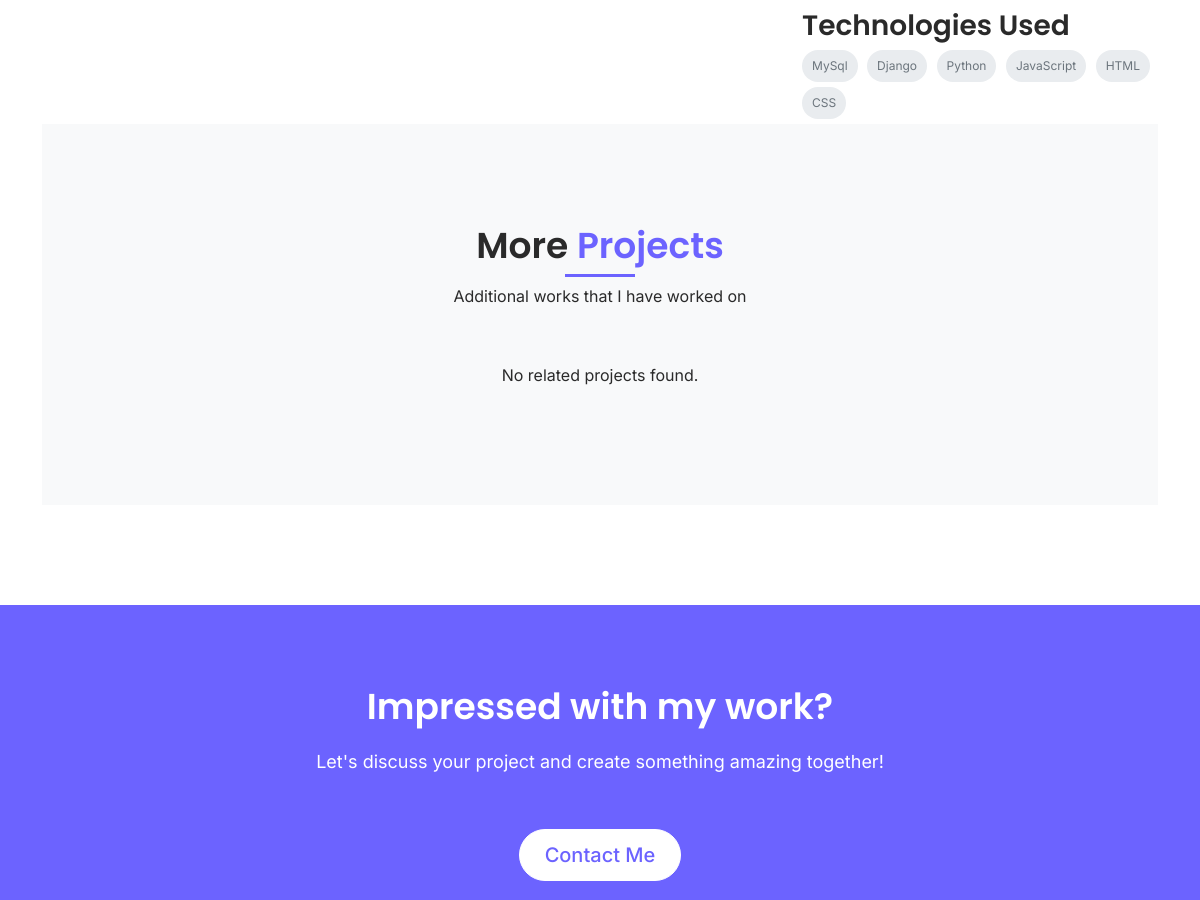
The app's page /projects/question-genrator/ (middle part), older data.
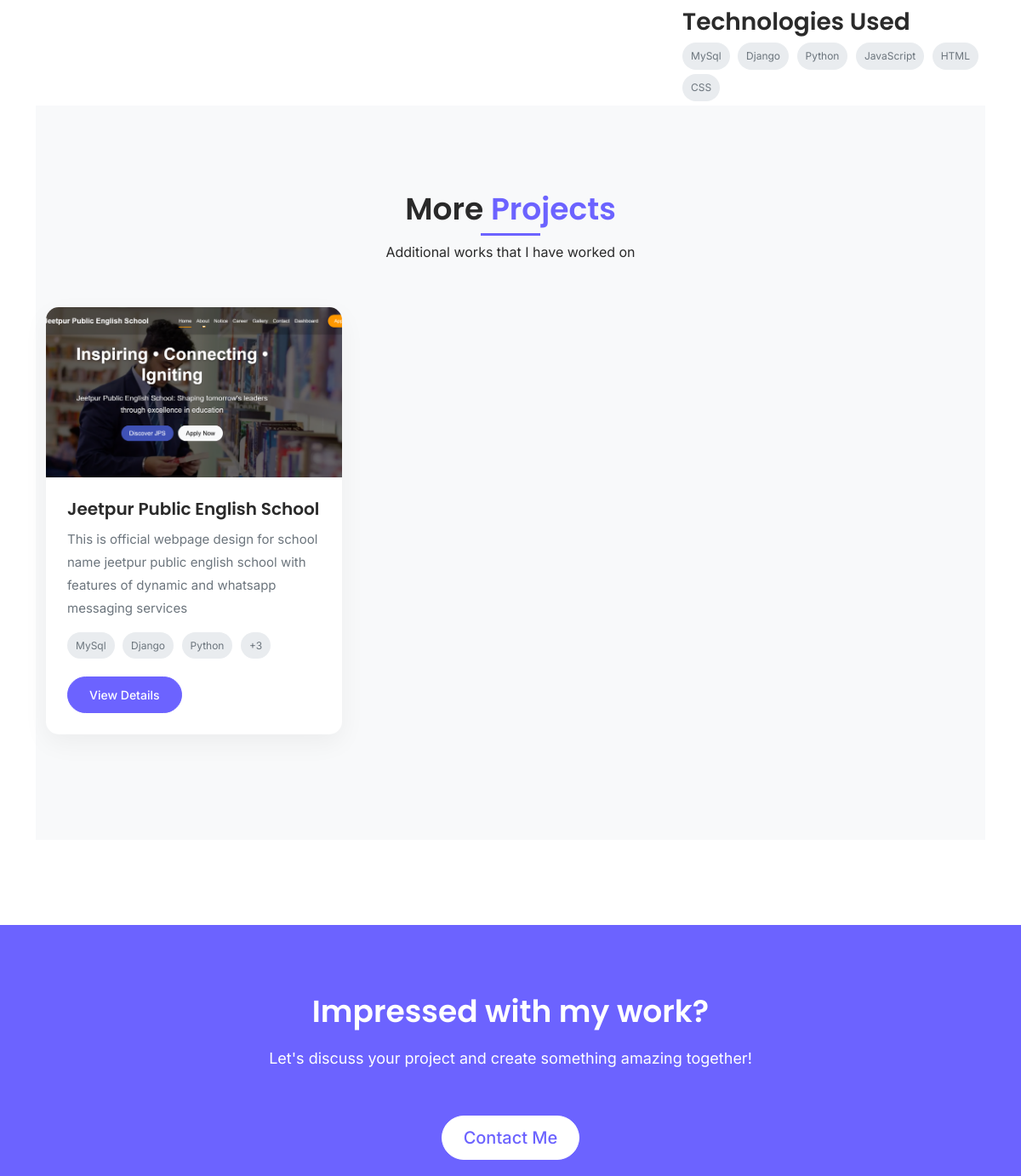
The same page, newer data.
### core/models.py (models this page shows, shortened)
class Skill(models.Model):
    CATEGORY_CHOICES = [
        ('LANGUAGE', 'Programming Language'),
        ('FRAMEWORK', 'Framework/Library'),
        ('DATABASE', 'Database'),
        ('TOOL', 'Tool/Platform'),
        ('OTHER', 'Other'),
    ]
    name = models.CharField(max_length=100)
    category = models.CharField(max_length=20, choices=CATEGORY_CHOICES)
    icon = models.FileField(upload_to='skills/', blank=True, null=True)
    proficiency = models.IntegerField(default=80, help_text="Proficiency level from 0-100")
    class Meta:
        ordering = ['category', '-proficiency']

class Project(models.Model):
    title = models.CharField(max_length=255)
    slug = models.SlugField(unique=True, blank=True)
    short_description = models.CharField(max_length=255)
    description = RichTextField()
    technologies = models.ManyToManyField(Skill)
    image = models.ImageField(upload_to='projects/')
    github_link = models.URLField(blank=True, null=True)
    live_link = models.URLField(blank=True, null=True)
    featured = models.BooleanField(default=False)
    completion_date = models.DateField()
    class Meta:
        ordering = ['-completion_date']

### core/views.py (the view)
# urls.py: path('<slug:project_slug>/', ProjectDetailView.as_view(), name='project_detail'),
class ProjectDetailView(DetailView):
    model = Project
    template_name = 'projects/detail.html'
    context_object_name = 'project'
    slug_url_kwarg = 'project_slug'
    def get_context_data(self, **kwargs):
        context = super().get_context_data(**kwargs)
        context['related_projects'] = Project.objects.exclude(slug=self.kwargs['project_slug'])[
                                      :4]  # Example: exclude the current project and get the first 4 related projects
        return context

### templates/projects/detail.html (shortened to what this page needs)
{% extends 'base.html' %}
{% load static %}
{% block content %}
<section class="project-detail-content">
    <div class="container">
        <div class="row">
            <div class="col-lg-8" data-aos="fade-up">
            </div>
            <div class="col-lg-4" data-aos="fade-up" data-aos-delay="100">
                <div class="project-info-box mt-4">
                    <h3>Technologies Used</h3>
                    <div class="project-tech-list">
                        {% for tech in project.technologies.all %}
                        <span class="tech-badge">{{ tech.name }}</span>
                        {% endfor %}
                    </div>
                </div>
            </div>
        </div>
        <section class="more-projects section-padding bg-light" id="more-projects">
            <div class="container">
                <div class="section-title text-center" data-aos="fade-up">
                    <h2>More <span class="highlight">Projects</span></h2>
                    <p>Additional works that I have worked on</p>
                </div>
                <div class="row mt-5">
                    {% for related_project in related_projects %}
                        <div class="col-lg-4 col-md-6 mb-4" data-aos="fade-up" data-aos-delay="{{ forloop.counter0|stringformat:'d' }}00">
                            <div class="project-card">
                                <div class="project-image">
                                    <img src="{{ related_project.image.url }}" alt="{{ related_project.title }}" class="img-fluid">
                                </div>
                                <div class="project-content">
                                    <h3>{{ related_project.title }}</h3>
                                    <p>{{ related_project.short_description }}</p>
                                    <div class="project-tech">
                                        {% for tech in related_project.technologies.all|slice:":3" %}
                                            <span class="tech-badge">{{ tech.name }}</span>
                                        {% endfor %}
                                        {% if related_project.technologies.count > 3 %}
                                            <span class="tech-badge">+{{ related_project.technologies.count|add:"-3" }}</span>
                                        {% endif %}
                                    </div>
                                    <a href="{% url 'project_detail' project_slug=related_project.slug %}" class="btn btn-sm btn-primary mt-3">View Details</a>
                                </div>
                            </div>
                        </div>
                    {% empty %}
                        <div class="col-12 text-center">
                            <p>No related projects found.</p>
                        </div>
                    {% endfor %}
                </div>
            </div>
        </section>
    </div>
</section>
<section class="cta-section section-padding">
    <div class="container">
        <div class="row justify-content-center">
            <div class="col-lg-10 text-center" data-aos="fade-up">
                <h2>Impressed with my work?</h2>
                <p>Let's discuss your project and create something amazing together!</p>
                <a href="{% url 'contact' %}" class="btn btn-primary btn-lg mt-4">Contact Me</a>
            </div>
        </div>
    </div>
</section>
{% endblock %}
{% block extra_css %}
<link rel="stylesheet" href="https://cdnjs.cloudflare.com/ajax/libs/lightbox2/2.11.3/css/lightbox.min.css">
{% endblock %}

Row changes from the older to the newer data that the page shows:
added Project: image (picture), title "Jeetpur Public English School", short_description "This is official webpage design for school name jeetpur public english school with features of dynamic and whatsapp messaging services", technologies.count|add "3", Skill (name "MySql"), Skill (name "Django"), Skill (name "Python")
Text that changed along with them:
text no longer shown: "No related projects found."
